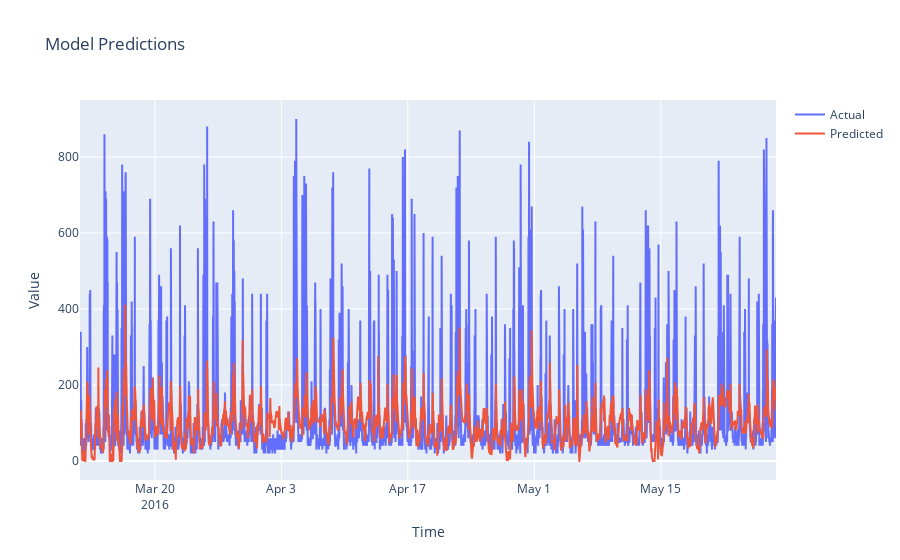

Notebook code cell kept with this figure:
### Code cell
fig = go.Figure()

fig.add_trace(go.Scatter(x=model_results.index, y=model_results['y_true'], mode='lines', name='Actual'))
fig.add_trace(go.Scatter(x=model_results.index, y=model_results['y_pred'], mode='lines', name='Predicted'))

fig.update_layout(title='Model Predictions', xaxis_title='Time', yaxis_title='Value')

fig.show()

### Figure 1 — Plotly figure (JSON) as saved in the notebook; plotly's stock layout.template omitted (floating-point values rounded to 4 significant figures; data arrays with more than 128 entries replaced by an {"elided": "..."} marker saying what was removed)
{"data": [{"mode": "lines", "name": "Actual", "type": "scatter", "x": {"elided": "11094 str values"}, "y": {"elided": "11094 int values"}}, {"mode": "lines", "name": "Predicted", "type": "scatter", "x": {"elided": "11094 str values"}, "y": {"elided": "11094 float values"}}], "layout": {"title": {"text": "Model Predictions"}, "xaxis": {"title": {"text": "Time"}}, "yaxis": {"title": {"text": "Value"}}}}
